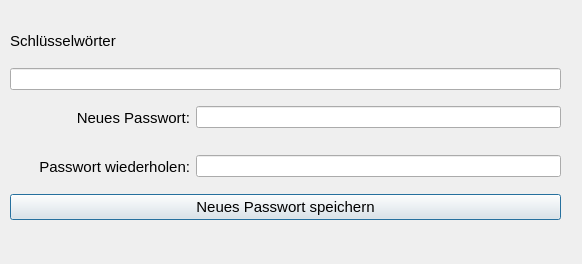
<?xml version="1.0" encoding="UTF-8"?>
<ui version="4.0">
 <class>DialogForgotPassword</class>
 <widget class="QDialog" name="DialogForgotPassword">
  <property name="geometry">
   <rect>
    <x>0</x>
    <y>0</y>
    <width>582</width>
    <height>264</height>
   </rect>
  </property>
  <property name="windowTitle">
   <string>Neues Passwort eingeben</string>
  </property>
  <property name="layoutDirection">
   <enum>Qt::RightToLeft</enum>
  </property>
  <widget class="QWidget" name="">
   <property name="geometry">
    <rect>
     <x>10</x>
     <y>19</y>
     <width>551</width>
     <height>201</height>
    </rect>
   </property>
   <layout class="QVBoxLayout" name="verticalLayout">
    <item>
     <widget class="QLabel" name="label_3">
      <property name="font">
       <font>
        <pointsize>11</pointsize>
       </font>
      </property>
      <property name="text">
       <string>Schlüsselwörter</string>
      </property>
     </widget>
    </item>
    <item>
     <widget class="QLineEdit" name="lineEdit_seed_words"/>
    </item>
    <item>
     <layout class="QHBoxLayout" name="horizontalLayout">
      <item>
       <widget class="QLineEdit" name="lineEdit_new_password">
        <property name="echoMode">
         <enum>QLineEdit::Password</enum>
        </property>
       </widget>
      </item>
      <item>
       <widget class="QLabel" name="label">
        <property name="minimumSize">
         <size>
          <width>180</width>
          <height>0</height>
         </size>
        </property>
        <property name="font">
         <font>
          <pointsize>11</pointsize>
         </font>
        </property>
        <property name="layoutDirection">
         <enum>Qt::RightToLeft</enum>
        </property>
        <property name="text">
         <string>Neues Passwort:</string>
        </property>
        <property name="alignment">
         <set>Qt::AlignRight|Qt::AlignTrailing|Qt::AlignVCenter</set>
        </property>
       </widget>
      </item>
     </layout>
    </item>
    <item>
     <layout class="QHBoxLayout" name="horizontalLayout_2">
      <item>
       <widget class="QLineEdit" name="lineEdit_new_password_retyped">
        <property name="echoMode">
         <enum>QLineEdit::Password</enum>
        </property>
       </widget>
      </item>
      <item>
       <widget class="QLabel" name="label_2">
        <property name="minimumSize">
         <size>
          <width>180</width>
          <height>0</height>
         </size>
        </property>
        <property name="font">
         <font>
          <pointsize>11</pointsize>
         </font>
        </property>
        <property name="text">
         <string>Passwort wiederholen:</string>
        </property>
        <property name="alignment">
         <set>Qt::AlignRight|Qt::AlignTrailing|Qt::AlignVCenter</set>
        </property>
       </widget>
      </item>
     </layout>
    </item>
    <item>
     <widget class="QPushButton" name="pushButton_save_new_password">
      <property name="font">
       <font>
        <pointsize>11</pointsize>
       </font>
      </property>
      <property name="text">
       <string>Neues Passwort speichern</string>
      </property>
     </widget>
    </item>
   </layout>
  </widget>
 </widget>
 <resources/>
 <connections/>
</ui>
